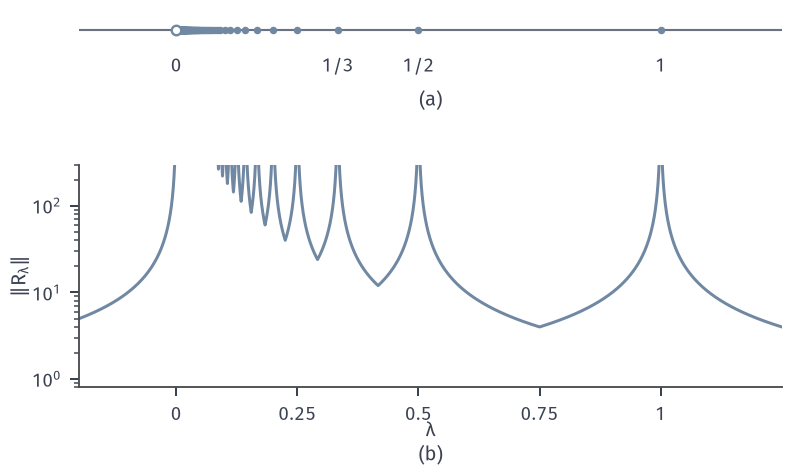

This figure's Python source:
from pathlib import Path
import sys
ROOT = next(p for p in Path(__file__).resolve().parents if (p/"build.sh").is_file() and (p/"tex/book.tex").is_file())
sys.path.insert(0, str(ROOT/"figures/00-shared/mathematical-preliminaries-upper/00-shared/comprehension-figures"))
from support import figure, save, BLUE, GREEN, YELLOW, RED, PURPLE, INK, MUTED, GRID, BLUE_FILL, GREEN_FILL, YELLOW_FILL, RED_FILL, PURPLE_FILL
import numpy as np

def panel_labels(fig, axes, y=.015):
    for ax, s in zip(axes, "(a) (b) (c)".split()):
        q = ax.get_position(); fig.text((q.x0+q.x1)/2, y, s, ha="center", va="bottom")

# Spectrum and resolvent norm of A(x_n)=(x_n/n) on l2: ||R_lambda||=1/dist(lambda, {1/n} U {0}) for real lambda.
from matplotlib.gridspec import GridSpec
fig, _ = figure(width_mm=112, height_mm=66)
fig.set_layout_engine(None); fig.clear()
gs = GridSpec(2, 1, height_ratios=[1, 5.2], left=.1, right=.985, top=.98, bottom=.17, hspace=.85)
a0 = fig.add_subplot(gs[0]); a1 = fig.add_subplot(gs[1])
pts = 1/np.arange(1, 201)
a0.axhline(0, color=MUTED, lw=.85)
a0.plot(pts, 0*pts, 'o', color=BLUE, ms=3.0, mew=0, clip_on=False)
a0.plot([0], [0], 'o', mfc='white', mec=BLUE, ms=3.8, mew=.95, zorder=5)
a0.set_xlim(-.2, 1.25); a0.set_ylim(-1, 1); a0.set_yticks([]); a0.set_xticks([0, 1/3, .5, 1]); a0.set_xticklabels(['0', '1/3', '1/2', '1'])
a0.spines['left'].set_visible(False); a0.spines['bottom'].set_visible(False); a0.tick_params(length=0, pad=2)
S = np.concatenate([pts, [0.]])
g = np.linspace(-.2, 1.25, 12001)
g = np.setdiff1d(g, S)
d = np.array([np.min(np.abs(v-S)) for v in g])
a1.semilogy(g, 1/d, color=BLUE, lw=1.2)
a1.set_xlim(-.2, 1.25); a1.set_ylim(.8, 300); a1.set_xticks([0, .25, .5, .75, 1]); a1.set_xticklabels(['0', '0.25', '0.5', '0.75', '1'])
a1.set_xlabel(r'$\lambda$', labelpad=-1); a1.set_ylabel(r'$\Vert R_\lambda\Vert$', labelpad=1)
fig.canvas.draw()
q = a0.get_position(); fig.text((q.x0+q.x1)/2, q.y0-.125, '(a)', ha='center', va='bottom')
q = a1.get_position(); fig.text((q.x0+q.x1)/2, .005, '(b)', ha='center', va='bottom')
save(fig, Path(__file__).resolve().parent, 'figure', {'formula': '||R_lambda||=1/dist(lambda, sigma(A)), sigma(A)={1/n}U{0}'})
